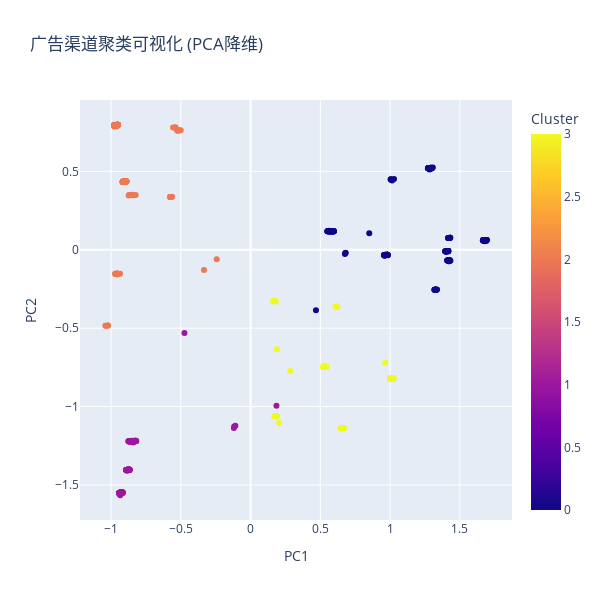

Notebook code for this chart:
### Markdown cell above
### PCA降维聚类

### Code cell
from sklearn.decomposition import PCA

# 使用PCA降维到2D
pca = PCA(n_components=2)
X_pca = pca.fit_transform(X)

# 创建可视化DataFrame
viz_df = pd.DataFrame({
    'PC1': X_pca[:, 0],
    'PC2': X_pca[:, 1],
    'Cluster': data['cluster'],
    'Channel': data['渠道代号']
})

# 绘制散点图
fig = px.scatter(viz_df, x='PC1', y='PC2', color='Cluster',
                 hover_data=['Channel'],
                 title='广告渠道聚类可视化 (PCA降维)',
                 color_continuous_scale=px.colors.sequential.Plasma,width=600, height=600)

fig.show()

# 添加解释方差比
print(f"PC1解释方差: {pca.explained_variance_ratio_[0]:.3f}")
print(f"PC2解释方差: {pca.explained_variance_ratio_[1]:.3f}")

### Figure 1 — Plotly figure (JSON) as saved in the notebook; plotly's stock layout.template omitted (floating-point values rounded to 4 significant figures; data arrays with more than 128 entries replaced by an {"elided": "..."} marker saying what was removed)
{"data": [{"customdata": {"elided": "889x1 str values"}, "hovertemplate": "PC1=%{x}<br>PC2=%{y}<br>Channel=%{customdata[0]}<br>Cluster=%{marker.color}<extra></extra>", "legendgroup": "", "marker": {"color": {"elided": "889 int values"}, "coloraxis": "coloraxis", "symbol": "circle"}, "mode": "markers", "name": "", "orientation": "v", "showlegend": false, "x": {"elided": "889 float values"}, "xaxis": "x", "y": {"elided": "889 float values"}, "yaxis": "y", "type": "scatter"}], "layout": {"xaxis": {"anchor": "y", "domain": [0.0, 1.0], "title": {"text": "PC1"}}, "yaxis": {"anchor": "x", "domain": [0.0, 1.0], "title": {"text": "PC2"}}, "coloraxis": {"colorbar": {"title": {"text": "Cluster"}}, "colorscale": [[0.0, "#0d0887"], [0.1111, "#46039f"], [0.2222, "#7201a8"], [0.3333, "#9c179e"], [0.4444, "#bd3786"], [0.5556, "#d8576b"], [0.6667, "#ed7953"], [0.7778, "#fb9f3a"], [0.8889, "#fdca26"], [1.0, "#f0f921"]]}, "legend": {"tracegroupgap": 0}, "title": {"text": "广告渠道聚类可视化 (PCA降维)"}, "height": 600, "width": 600}}
